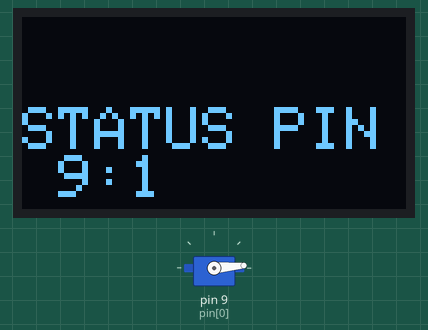
The sketch below on a simulated Arduino Uno, built with avr-gcc and run on an emulated ATmega328P. Shown: 128×64 one-colour display, servo. EEPROM starts erased; what the sketch prints to the serial monitor is not drawn. At 55.3 s the program stops and its outputs stay as they are.

Above: at 3.6 s.
At 13.7 s:
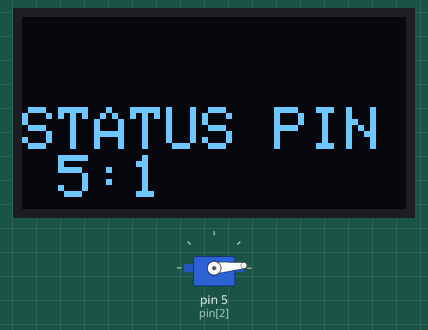
At 28.9 s:
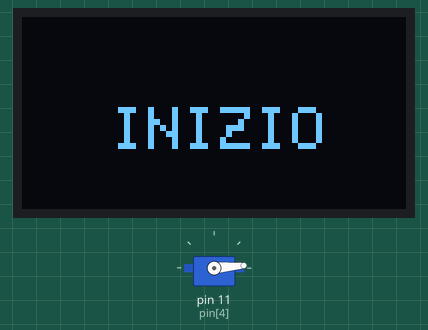
At 52.3 s:
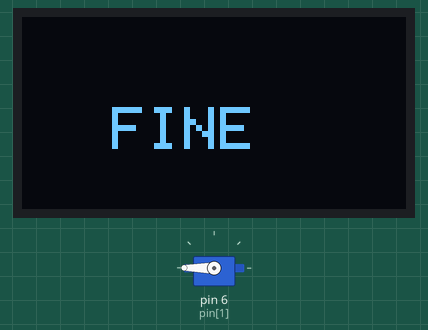
Timing chart, 0 to 53.8 s (numbered marks = the images above):
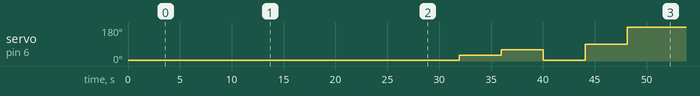

The sketch:

ALL.ino
```cpp
#include "Controllo.h"

Controllo object;

void setup() {
  object.controllaStatus();
}

void loop() {

  object.stampaParola("INIZIO");
  object.svuotaMemoria();
  object.prendiOggetto();
  object.stampaParola("FINE");

  exit(0);
}
```

Controllo.cpp
```cpp
#include "Arduino.h"
#include <Wire.h>
#include <Adafruit_GFX.h>
#include <Adafruit_SSD1306.h>
#include <EEPROM.h>
#include "Controllo.h"
#define OLED_RESET 4
#define MAX 5
#define RUN 4
#include <Servo.h>
#include <string.h>

Adafruit_SSD1306 display(128, 64, &Wire, OLED_RESET);

Controllo::Controllo(){}

/*
* La funzione controllaStatus è una funzione,
* verifica il corretto funzionamento dei servo motori elettici dal 1 al 5,
* chiama la funzione stampaStatus, utilizzata per inviare un feedback di esito positivo o negativo.
*/
void Controllo::controllaStatus() {
  Serial.begin(9600);
  char* word = "";
  bool value = false;

  svuotaMemoria();

  int grade = 5;
  for(int i=0;i<MAX;i++) {
    servo.attach(pin[i]);
    servo.write(grade);
    stampaStatus("STATUS", pin[i], servo.attached());
    servo.detach();
    delay(2000);
  }
}

/*
* La funzione StampaStatus è una funzione void,
* stampa a video sul display e sulla console un feedback del funzionamento del servo motore elettrico.
* Quindi se il valore bool value è uguale 1 significa esito positivo,
* se no è uguale a 0 che significa esito negativo.
*/
void Controllo::stampaStatus(char* ptr, int item, bool value) {
  String stringa = String(ptr) + " PIN " + item + ":" + value;

  display.begin(SSD1306_SWITCHCAPVCC, 0x3C);
  display.setTextColor(WHITE);
  display.setTextSize(2);
  display.setCursor(0,30);
  display.clearDisplay();
  display.println(stringa);
  display.display();

  Serial.begin(9600);
  Serial.println(stringa);

  delay(3000);
}

/*
* La stampaParola è funzione void,
* stampa a video sul display e sulla console un feedback di inizio e fine di esecuzione del kit Arduino.
*/
void Controllo::stampaParola(char* ptr) {
  display.begin(SSD1306_SWITCHCAPVCC, 0x3C);
  display.setTextColor(WHITE);
  display.setTextSize(2);
  display.setCursor(30,30);
  display.clearDisplay();
  display.print(ptr);
  display.display();

  Serial.begin(9600);
  Serial.println(ptr);
  delay(3000);
}

/*
* La funzione prendiOggetto è una funzione void,
* ha come obiettivo di prendere un oggetto di piccole dimensioni come una pallina o una gomma,
* chiamando la funzione run.
*/
void Controllo::prendiOggetto() {
  svuotaMemoria();

  /* apre il gancio */
  run(4, 30);

  /* Abbassa il braccio robitco */
  run(1, 60);

  /* allunga il braccio robotico */
  run(2, 5);

  /* Chiude il gancio */
  run(4, 90);

  /* Sposta all'indietro il braccio robotico */
  run(1, 240);
}

/*
* La funzione run è funzione void,
* che riceve come input il servo motore e l’angolo che deve eseguire la rotazione,
* e chiama anche StampaStatus per inviare un feedback sullo stato;
* int item è il motore che deve ruotare
* int grade è l'angolo di rotazione
*/
void Controllo::run(int item, int grade) {
  /* Seleziona il motore elettrico */
  servo.attach(pin[item]);

  /*
  * controlla la posizione del motore,
  * se è differente ruota il motore
  */
  if(servo.read()!=grade) {
    servo.write(grade);
    stampaStatus("STATUS", pin[item], servo.attached());
  }

  delay(1000);
}

/*
* La funzione svuotaMemoria è funzione void,
* controlla ogni cella di memoria EEPROM se è piena,
* in caso di esito positivo riceve un valore diverso da zero e la sovrascrive impostandolo a 0.
*/
void Controllo::svuotaMemoria() {
  display.begin(SSD1306_SWITCHCAPVCC, 0x3C);
  display.clearDisplay();

  for(int i=0;i<EEPROM.length();i++) {
    /*
    * controlla se la cella nella posizione i è piena,
    * se si la svuota impostando il valore a 0
    * se no passa alla cella successiva i+1
    */
    if(EEPROM.read(i)!=0) {
      EEPROM.write(i, 0);
    }
  }
}
```

Controllo.h
```cpp
#ifndef Controllo_h
#define Controllo_h
#include <Servo.h>

class Controllo {
  public:
  Servo servo;

  int pin[6] = {
    9, // Servo motore 1
    6, // Servo motore 2
    5, // Servo motore 3
    3, // Servo motore 4
    11, // Servo motore 5
    10 // Servo motore 6
  };

  Controllo();
  void controllaStatus();
  void prendiOggetto();
  void run(int item, int grade);
  void stampaParola(char* ptr);
  void stampaStatus(char* ptr, int item, bool value);
  void svuotaMemoria();
};

#endif
```

Measured:
- by itself, servo on pin 6 (pin[1]): 5° → 30° at 31.9 s, → 60° 4.1 s later, → 5° 4.1 s later, → 90° 4.1 s later, … (5 changes in this stretch)
- what the display in image 0 shows lasts 5.0 s, from 3.6 s to 8.6 s
- what the display in image 2 shows lasts 3.1 s, from 28.9 s to 32.0 s
